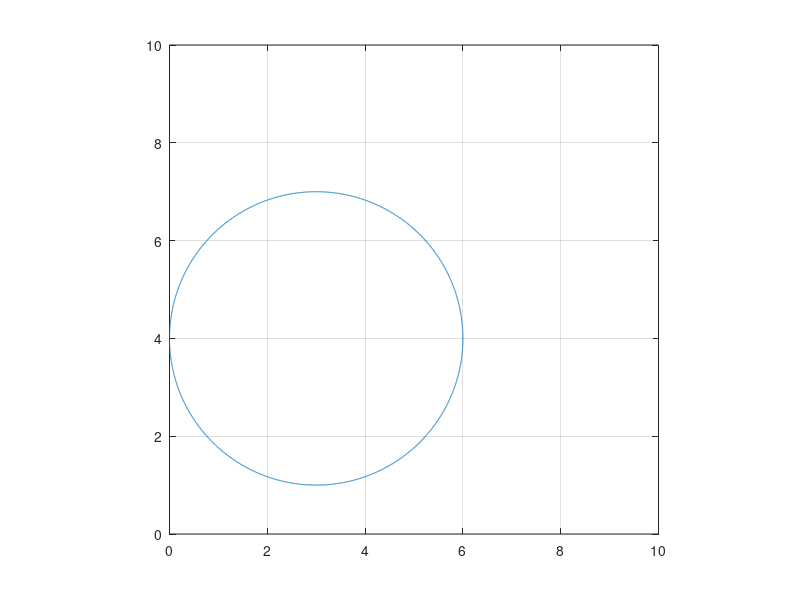

This figure's MATLAB source:
clear all;
close all;
clc;

theta = [0:0.001:2*pi];
R=3;

x0=3; y0=4;

x=x0+R*cos(theta);
y=y0+R*sin(theta);

plot(x,y); axis([0 10 0 10]); axis equal; grid on;